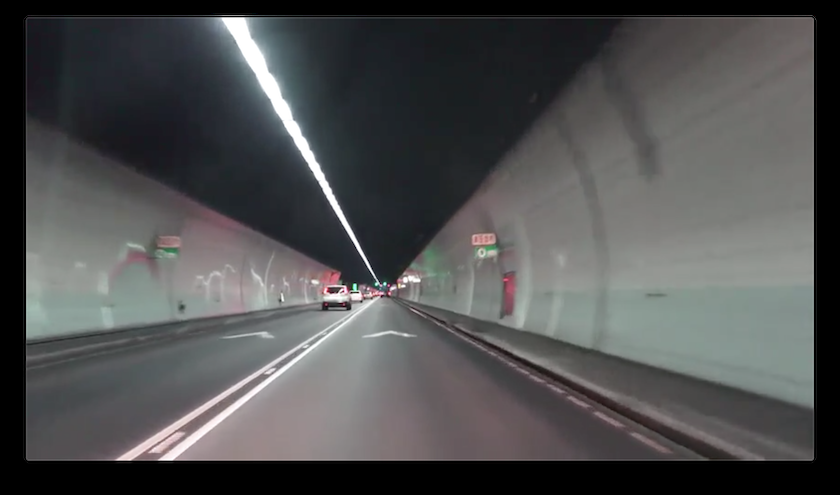
#> input picture images/est.png, 840 x 495 px, given in place of slight1_lane.jpg, which was not available
$ python detector_me.py
#> lines starting #> are read from the running program, lines starting #| are printed output that depends on the picture; after the words box and inside, x2 and y2 are one past the last pixel; in counts of white or black regions, pixels touching at a corner belong together; pictures that were not available may be replaced by others from this repository, and a replacement may not be noted
import cv2 as cv
import numpy as np
# import matplotlib.pyplot as plt

def do_canny(frame):
    # Converts frame to grayscale because we only need the luminance channel for detecting edges - less computationally expensive
    gray = cv.cvtColor(frame, cv.COLOR_RGB2GRAY)
    # Applies a 5x5 gaussian blur with deviation of 0 to frame - not mandatory since Canny will do this for us
    blur = cv.GaussianBlur(gray, (5, 5), 0)
    # Applies Canny edge detector with minVal of 50 and maxVal of 150
    canny = cv.Canny(blur, 50, 150)
    return canny

def do_segment(frame):
    # Since an image is a multi-directional array containing the relative intensities of each pixel in the image, we can use frame.shape to return a tuple: [number of rows, number of columns, number of channels] of the dimensions of the frame
    # frame.shape[0] give us the number of rows of pixels the frame has. Since height begins from 0 at the top, the y-coordinate of the bottom of the frame is its height
    height = frame.shape[0]
    # Creates a triangular polygon for the mask defined by three (x, y) coordinates
    polygons = np.array([
                            [(150 , height), (1100, height), (650, 300)]
                        ])
    # Creates an image filled with zero intensities with the same dimensions as the frame
    mask = np.zeros_like(frame)
    # Allows the mask to be filled with values of 1 and the other areas to be filled with values of 0
    cv.fillPoly(mask, polygons, 255)
    # A bitwise and operation between the mask and frame keeps only the triangular area of the frame
    segment = cv.bitwise_and(frame, mask)
    return segment

def calculate_lines(frame, lines):
    # Empty arrays to store the coordinates of the left and right lines
    left = []
    right = []
    # Loops through every detected line
    for line in lines:
        # Reshapes line from 2D array to 1D array
        x1, y1, x2, y2 = line.reshape(4)
        # Fits a linear polynomial to the x and y coordinates and returns a vector of coefficients which describe the slope and y-intercept
        parameters = np.polyfit((x1, x2), (y1, y2), 1)
        slope = parameters[0]
        y_intercept = parameters[1]
        # If slope is negative, the line is to the left of the lane, and otherwise, the line is to the right of the lane
        if slope < 0:
            left.append((slope, y_intercept))
        else:
            right.append((slope, y_intercept))
    # Averages out all the values for left and right into a single slope and y-intercept value for each line
    left_avg = np.average(left, axis = 0)
    right_avg = np.average(right, axis = 0)
    # Calculates the x1, y1, x2, y2 coordinates for the left and right lines
    if (not np.isnan(left_avg).all()):
        left_line = calculate_coordinates(frame, left_avg)
    else:
        left_line = np.array([])
    if (not np.isnan(right_avg).all()):
        right_line = calculate_coordinates(frame, right_avg)
    else:
        right_line = np.array([])
    return np.array([left_line, right_line])

def calculate_coordinates(frame, parameters):
    slope, intercept = parameters
    # Sets initial y-coordinate as height from top down (bottom of the frame)
    y1 = frame.shape[0]
    # Sets final y-coordinate as 150 above the bottom of the frame
    y2 = int(y1 - 200)
    # Sets initial x-coordinate as (y1 - b) / m since y1 = mx1 + b
    x1 = int((y1 - intercept) / slope)
    # Sets final x-coordinate as (y2 - b) / m since y2 = mx2 + b
    x2 = int((y2 - intercept) / slope)
    return np.array([x1, y1, x2, y2])

def visualize_lines(frame, lines, allorNah):
    # Creates an image filled with zero intensities with the same dimensions as the frame
    lines_visualize = np.zeros_like(frame)
    # Checks if any lines are detected
    if (any([x.size==0 for x in lines])):
        line2 = np.delete(lines,np.where([x.size==0 for x in lines]))
    else:
        line2 = lines
    if line2 is not None:
        for line in line2:
            x1, y1, x2, y2 = line.reshape(4)

            # Draws lines between two coordinates with green color and 5 thickness
            if allorNah:
                cv.line(lines_visualize, (x1, y1), (x2, y2), (0, 255, 0), 5)
            else:
                cv.line(lines_visualize, (x1, y1), (x2, y2), (0, 0, 255), 5)
    return lines_visualize

# The video feed is read in as a VideoCapture object

cap = cv.imread("images/slight1_lane.jpg")
#> cap is the input picture: shape (495, 840, 3); mean B, G, R 80.4, 79.9, 79.4
canny = do_canny(cap)
#> in do_canny, `canny = cv.Canny(blur, 50, 150)`:
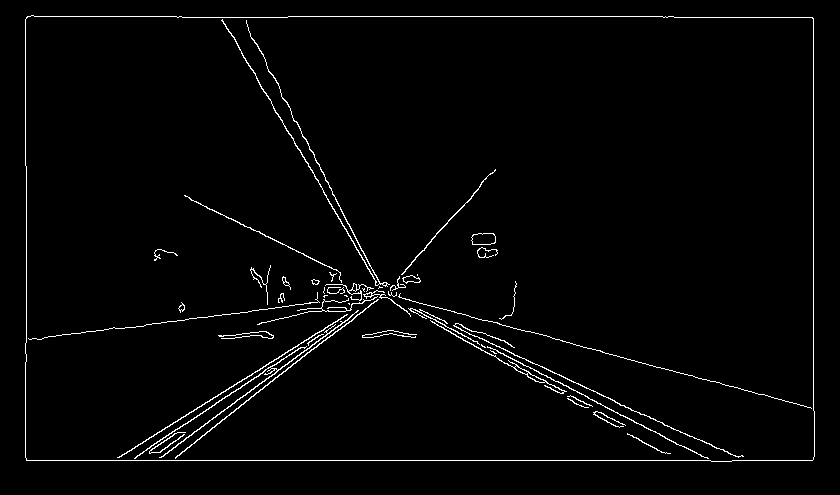
#> canny: shape (495, 840); 2.1% white in thin lines or dots, all inside (x1, y1, x2, y2) = (25, 15, 815, 462)
cv.imshow("canny", canny)
# cv.waitKey(0)

segment = do_segment(canny)
#> in do_segment, `cv.fillPoly(mask, polygons, 255)`:
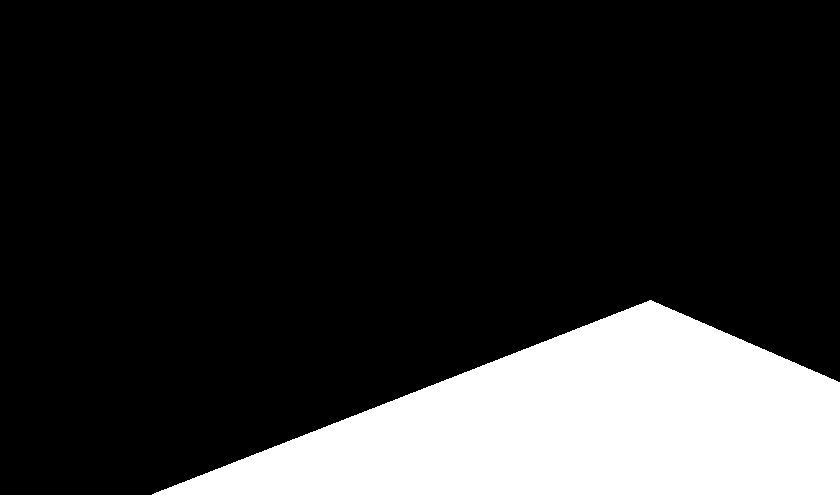
#> mask: shape (495, 840); 18.8% white; 1 white region, box (x1, y1, x2, y2) and area: (152, 300, 840, 495) 77967
#> in do_segment, `segment = cv.bitwise_and(frame, mask)`:
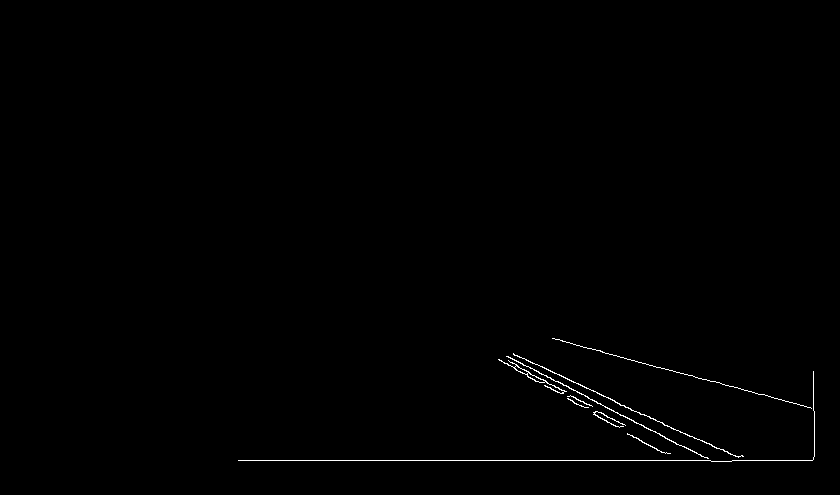
#> segment: shape (495, 840); 0.46% white in thin lines or dots, all inside (x1, y1, x2, y2) = (238, 338, 815, 462)
# cv.imshow("segment", segment)

hough = cv.HoughLinesP(segment, 2, np.pi / 180, 100, np.array([]), minLineLength = 100, maxLineGap = 50)
#> hough = [[238, 460, 812, 460], [552, 338, 813, 408], [513, 353, 735, 456], [506, 356, 713, 461], [499, 359, 661, 452]]
lines_all = visualize_lines(cap, hough,True)
#> in visualize_lines, `line2 = lines`: line2 has the same summary as hough outside visualize_lines
#> the loop in visualize_lines, `for line in line2:` made 5 passes
#> after the loop in visualize_lines, `for line in line2:`:
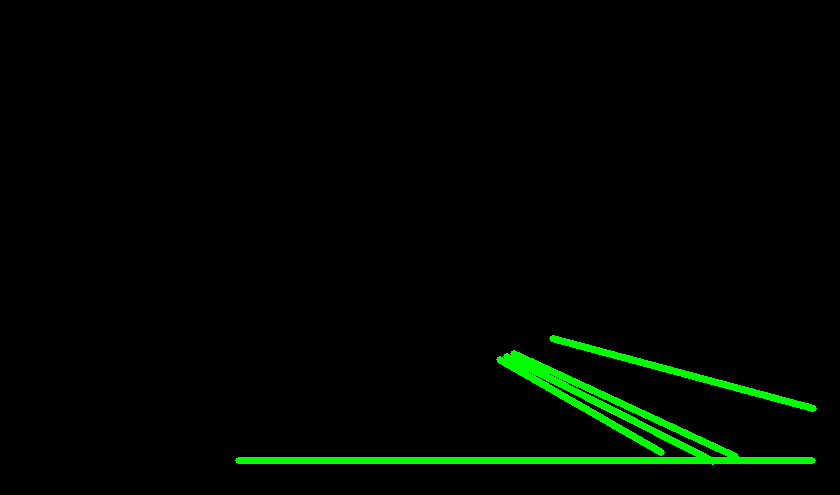
#> lines_visualize: shape (495, 840, 3); mean of channels 0, 1, 2 0, 6.5, 0; drawn as B, G, R
# Averages multiple detected lines from hough into one line for left border of lane and one line for right border of lane
lines = calculate_lines(cap, hough)
#> the loop in calculate_lines, `for line in lines:` made 5 passes
#> (x1, y1, x2, y2, slope, y_intercept) on passes 1 to 5: (238, 460, 812, 460, -3.37e-16, 460), (552, 338, 813, 408, 0.268, 190), (513, 353, 735, 456, 0.464, 115), (506, 356, 713, 461, 0.507, 99.33), (499, 359, 661, 452, 0.574, 72.54)
#> after the loop in calculate_lines, `for line in lines:`: left = [(-3.37e-16, 460)]; right = [(0.268, 190), (0.464, 115), (0.507, 99.33), (0.574, 72.54)]
#> in calculate_lines, `left_avg = np.average(left, axis = 0)`: left_avg = [-3.37e-16, 460]
#> in calculate_lines, `right_avg = np.average(right, axis = 0)`: right_avg = [0.453, 119.2]
#> in calculate_coordinates, `slope, intercept = parameters`: slope = -3.37e-16; intercept = 460
#> in calculate_coordinates, `x1 = int((y1 - intercept) / slope)`: x1 = -103958637649332944
#> in calculate_coordinates, `x2 = int((y2 - intercept) / slope)`: x2 = 490090720346859200
#> in calculate_lines, `left_line = calculate_coordinates(frame, left_avg)`: left_line = [-103958637649332944, 495, 490090720346859200, 295]
#> in calculate_lines, `right_line = calculate_coordinates(frame, right_avg)`: right_line = [828, 495, 387, 295]
#> lines = [[-103958637649332944, 495, 490090720346859200, 295], [828, 495, 387, 295]]
# Visualizes the lines
lines_visualize = visualize_lines(cap, lines,False)
#> the loop in visualize_lines, `for line in line2:` made 1 pass
#> after the loop in visualize_lines, `for line in line2:`: lines_visualize: shape (495, 840, 3); every value is 0
#> (the run stopped early here; a loop or call above may not have finished)
